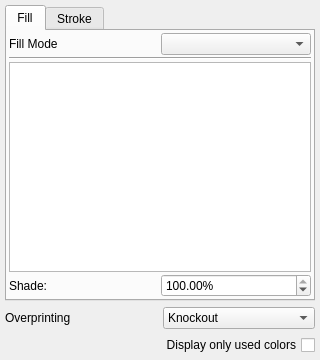
<?xml version="1.0" encoding="UTF-8"?>
<ui version="4.0">
 <class>colorPalette</class>
 <widget class="QWidget" name="colorPalette">
  <property name="geometry">
   <rect>
    <x>0</x>
    <y>0</y>
    <width>320</width>
    <height>360</height>
   </rect>
  </property>
  <property name="windowTitle">
   <string notr="true">Form</string>
  </property>
  <layout class="QVBoxLayout" name="verticalLayout">
   <property name="leftMargin">
    <number>5</number>
   </property>
   <property name="topMargin">
    <number>5</number>
   </property>
   <property name="rightMargin">
    <number>5</number>
   </property>
   <property name="bottomMargin">
    <number>5</number>
   </property>
   <item>
    <widget class="QTabWidget" name="tabFillStroke">
     <property name="currentIndex">
      <number>0</number>
     </property>
     <widget class="QWidget" name="tabFill">
      <attribute name="title">
       <string>Fill</string>
      </attribute>
      <layout class="QVBoxLayout" name="verticalLayout_2">
       <property name="spacing">
        <number>2</number>
       </property>
       <property name="leftMargin">
        <number>2</number>
       </property>
       <property name="topMargin">
        <number>2</number>
       </property>
       <property name="rightMargin">
        <number>2</number>
       </property>
       <property name="bottomMargin">
        <number>2</number>
       </property>
       <item>
        <layout class="QHBoxLayout" name="horizontalLayout_2">
         <item>
          <widget class="QLabel" name="fillModeLabel">
           <property name="text">
            <string>Fill Mode</string>
           </property>
          </widget>
         </item>
         <item>
          <widget class="QComboBox" name="fillModeCombo"/>
         </item>
        </layout>
       </item>
       <item>
        <widget class="Line" name="line">
         <property name="orientation">
          <enum>Qt::Horizontal</enum>
         </property>
        </widget>
       </item>
       <item>
        <widget class="QStackedWidget" name="fillModeStack">
         <property name="currentIndex">
          <number>0</number>
         </property>
         <widget class="QWidget" name="solidFillPage">
          <layout class="QVBoxLayout" name="verticalLayout_3">
           <property name="spacing">
            <number>2</number>
           </property>
           <property name="leftMargin">
            <number>0</number>
           </property>
           <property name="topMargin">
            <number>0</number>
           </property>
           <property name="rightMargin">
            <number>0</number>
           </property>
           <property name="bottomMargin">
            <number>0</number>
           </property>
           <item>
            <widget class="ColorListBox" name="colorListFill"/>
           </item>
           <item>
            <layout class="QHBoxLayout" name="horizontalLayout_3">
             <item>
              <widget class="QLabel" name="fillShadeLabel">
               <property name="text">
                <string>Shade:</string>
               </property>
              </widget>
             </item>
             <item>
              <widget class="ScrSpinBox" name="fillShade">
               <property name="suffix">
                <string>%</string>
               </property>
               <property name="maximum">
                <double>100.000000000000000</double>
               </property>
               <property name="value">
                <double>100.000000000000000</double>
               </property>
              </widget>
             </item>
            </layout>
           </item>
          </layout>
         </widget>
         <widget class="QWidget" name="gradientFillPage">
          <layout class="QVBoxLayout" name="verticalLayout_5">
           <property name="spacing">
            <number>2</number>
           </property>
           <property name="leftMargin">
            <number>0</number>
           </property>
           <property name="topMargin">
            <number>0</number>
           </property>
           <property name="rightMargin">
            <number>0</number>
           </property>
           <property name="bottomMargin">
            <number>0</number>
           </property>
           <item>
            <layout class="QHBoxLayout" name="horizontalLayout_4">
             <item>
              <widget class="QComboBox" name="gradientType">
               <item>
                <property name="text">
                 <string>Linear</string>
                </property>
               </item>
               <item>
                <property name="text">
                 <string>Radial</string>
                </property>
               </item>
               <item>
                <property name="text">
                 <string>Conical</string>
                </property>
               </item>
               <item>
                <property name="text">
                 <string>4 Colors</string>
                </property>
               </item>
               <item>
                <property name="text">
                 <string>Diamond</string>
                </property>
               </item>
               <item>
                <property name="text">
                 <string>Mesh</string>
                </property>
               </item>
               <item>
                <property name="text">
                 <string>Patch Mesh</string>
                </property>
               </item>
              </widget>
             </item>
             <item>
              <widget class="QToolButton" name="gradEditButton">
               <property name="text">
                <string>Move Vector</string>
               </property>
               <property name="checkable">
                <bool>true</bool>
               </property>
              </widget>
             </item>
            </layout>
           </item>
           <item>
            <widget class="QStackedWidget" name="stackedWidget_2">
             <property name="currentIndex">
              <number>0</number>
             </property>
             <widget class="QWidget" name="page_3">
              <layout class="QVBoxLayout" name="verticalLayout_4">
               <item>
                <widget class="ScComboBox" name="namedGradient"/>
               </item>
               <item>
                <widget class="GradientEditor" name="gradEdit">
                 <property name="sizePolicy">
                  <sizepolicy hsizetype="Preferred" vsizetype="Expanding">
                   <horstretch>0</horstretch>
                   <verstretch>0</verstretch>
                  </sizepolicy>
                 </property>
                 <property name="frameShape">
                  <enum>QFrame::NoFrame</enum>
                 </property>
                 <property name="frameShadow">
                  <enum>QFrame::Raised</enum>
                 </property>
                </widget>
               </item>
               <item>
                <layout class="QHBoxLayout" name="horizontalLayout_10">
                 <item>
                  <widget class="QLabel" name="gradientExtendLabel">
                   <property name="text">
                    <string>Extend:</string>
                   </property>
                  </widget>
                 </item>
                 <item>
                  <widget class="QComboBox" name="gradientExtend">
                   <item>
                    <property name="text">
                     <string>None</string>
                    </property>
                   </item>
                   <item>
                    <property name="text">
                     <string>Pad</string>
                    </property>
                   </item>
                  </widget>
                 </item>
                </layout>
               </item>
              </layout>
             </widget>
             <widget class="QWidget" name="page_4">
              <layout class="QVBoxLayout" name="verticalLayout_8">
               <property name="leftMargin">
                <number>0</number>
               </property>
               <property name="topMargin">
                <number>0</number>
               </property>
               <property name="rightMargin">
                <number>0</number>
               </property>
               <property name="bottomMargin">
                <number>0</number>
               </property>
               <item>
                <layout class="QGridLayout" name="gridLayout_4">
                 <item row="0" column="0">
                  <widget class="QLabel" name="colorPointLabel">
                   <property name="text">
                    <string>Color</string>
                   </property>
                  </widget>
                 </item>
                 <item row="0" column="1">
                  <widget class="QLabel" name="colorShadeLabel">
                   <property name="text">
                    <string>Shade</string>
                   </property>
                  </widget>
                 </item>
                 <item row="0" column="2">
                  <widget class="QLabel" name="colorAlphaLabel">
                   <property name="text">
                    <string>Transparency</string>
                   </property>
                  </widget>
                 </item>
                 <item row="1" column="0">
                  <widget class="ColorCombo" name="colorPoint1">
                   <property name="sizePolicy">
                    <sizepolicy hsizetype="Expanding" vsizetype="Fixed">
                     <horstretch>0</horstretch>
                     <verstretch>0</verstretch>
                    </sizepolicy>
                   </property>
                  </widget>
                 </item>
                 <item row="1" column="1">
                  <widget class="ScrSpinBox" name="color1Shade">
                   <property name="suffix">
                    <string> %</string>
                   </property>
                   <property name="minimum">
                    <double>0.000000000000000</double>
                   </property>
                   <property name="maximum">
                    <double>100.000000000000000</double>
                   </property>
                   <property name="singleStep">
                    <double>10.000000000000000</double>
                   </property>
                   <property name="value">
                    <double>100.000000000000000</double>
                   </property>
                  </widget>
                 </item>
                 <item row="1" column="2">
                  <widget class="ScrSpinBox" name="color1Alpha">
                   <property name="suffix">
                    <string> %</string>
                   </property>
                   <property name="maximum">
                    <double>100.000000000000000</double>
                   </property>
                   <property name="singleStep">
                    <double>10.000000000000000</double>
                   </property>
                   <property name="value">
                    <double>100.000000000000000</double>
                   </property>
                  </widget>
                 </item>
                 <item row="2" column="0">
                  <widget class="ColorCombo" name="colorPoint2">
                   <property name="sizePolicy">
                    <sizepolicy hsizetype="Expanding" vsizetype="Fixed">
                     <horstretch>0</horstretch>
                     <verstretch>0</verstretch>
                    </sizepolicy>
                   </property>
                  </widget>
                 </item>
                 <item row="2" column="1">
                  <widget class="ScrSpinBox" name="color2Shade">
                   <property name="suffix">
                    <string> %</string>
                   </property>
                   <property name="minimum">
                    <double>0.000000000000000</double>
                   </property>
                   <property name="maximum">
                    <double>100.000000000000000</double>
                   </property>
                   <property name="singleStep">
                    <double>10.000000000000000</double>
                   </property>
                   <property name="value">
                    <double>100.000000000000000</double>
                   </property>
                  </widget>
                 </item>
                 <item row="2" column="2">
                  <widget class="ScrSpinBox" name="color2Alpha">
                   <property name="suffix">
                    <string> %</string>
                   </property>
                   <property name="maximum">
                    <double>100.000000000000000</double>
                   </property>
                   <property name="singleStep">
                    <double>10.000000000000000</double>
                   </property>
                   <property name="value">
                    <double>100.000000000000000</double>
                   </property>
                  </widget>
                 </item>
                 <item row="3" column="0">
                  <widget class="ColorCombo" name="colorPoint3">
                   <property name="sizePolicy">
                    <sizepolicy hsizetype="Expanding" vsizetype="Fixed">
                     <horstretch>0</horstretch>
                     <verstretch>0</verstretch>
                    </sizepolicy>
                   </property>
                  </widget>
                 </item>
                 <item row="3" column="1">
                  <widget class="ScrSpinBox" name="color3Shade">
                   <property name="suffix">
                    <string> %</string>
                   </property>
                   <property name="minimum">
                    <double>0.000000000000000</double>
                   </property>
                   <property name="maximum">
                    <double>100.000000000000000</double>
                   </property>
                   <property name="singleStep">
                    <double>10.000000000000000</double>
                   </property>
                   <property name="value">
                    <double>100.000000000000000</double>
                   </property>
                  </widget>
                 </item>
                 <item row="3" column="2">
                  <widget class="ScrSpinBox" name="color3Alpha">
                   <property name="suffix">
                    <string> %</string>
                   </property>
                   <property name="maximum">
                    <double>100.000000000000000</double>
                   </property>
                   <property name="singleStep">
                    <double>10.000000000000000</double>
                   </property>
                   <property name="value">
                    <double>100.000000000000000</double>
                   </property>
                  </widget>
                 </item>
                 <item row="4" column="0">
                  <widget class="ColorCombo" name="colorPoint4">
                   <property name="sizePolicy">
                    <sizepolicy hsizetype="Expanding" vsizetype="Fixed">
                     <horstretch>0</horstretch>
                     <verstretch>0</verstretch>
                    </sizepolicy>
                   </property>
                  </widget>
                 </item>
                 <item row="4" column="1">
                  <widget class="ScrSpinBox" name="color4Shade">
                   <property name="suffix">
                    <string> %</string>
                   </property>
                   <property name="minimum">
                    <double>0.000000000000000</double>
                   </property>
                   <property name="maximum">
                    <double>100.000000000000000</double>
                   </property>
                   <property name="singleStep">
                    <double>10.000000000000000</double>
                   </property>
                   <property name="value">
                    <double>100.000000000000000</double>
                   </property>
                  </widget>
                 </item>
                 <item row="4" column="2">
                  <widget class="ScrSpinBox" name="color4Alpha">
                   <property name="suffix">
                    <string> %</string>
                   </property>
                   <property name="maximum">
                    <double>100.000000000000000</double>
                   </property>
                   <property name="singleStep">
                    <double>10.000000000000000</double>
                   </property>
                   <property name="value">
                    <double>100.000000000000000</double>
                   </property>
                  </widget>
                 </item>
                </layout>
               </item>
               <item>
                <spacer name="verticalSpacer">
                 <property name="orientation">
                  <enum>Qt::Vertical</enum>
                 </property>
                 <property name="sizeHint" stdset="0">
                  <size>
                   <width>20</width>
                   <height>70</height>
                  </size>
                 </property>
                </spacer>
               </item>
              </layout>
             </widget>
             <widget class="QWidget" name="page_5">
              <layout class="QVBoxLayout" name="verticalLayout_9">
               <item>
                <layout class="QGridLayout" name="gridLayout_5">
                 <item row="0" column="0">
                  <widget class="QLabel" name="colorMeshPointLabel">
                   <property name="text">
                    <string>Color:</string>
                   </property>
                  </widget>
                 </item>
                 <item row="0" column="1">
                  <widget class="ColorCombo" name="colorMeshPoint">
                   <property name="enabled">
                    <bool>false</bool>
                   </property>
                   <property name="sizePolicy">
                    <sizepolicy hsizetype="Expanding" vsizetype="Fixed">
                     <horstretch>0</horstretch>
                     <verstretch>0</verstretch>
                    </sizepolicy>
                   </property>
                  </widget>
                 </item>
                 <item row="1" column="0">
                  <widget class="QLabel" name="shadeMeshPointLabel">
                   <property name="text">
                    <string>Shade:</string>
                   </property>
                  </widget>
                 </item>
                 <item row="1" column="1">
                  <widget class="ScrSpinBox" name="shadeMeshPoint">
                   <property name="enabled">
                    <bool>false</bool>
                   </property>
                   <property name="suffix">
                    <string> %</string>
                   </property>
                   <property name="minimum">
                    <double>0.000000000000000</double>
                   </property>
                   <property name="maximum">
                    <double>100.000000000000000</double>
                   </property>
                   <property name="singleStep">
                    <double>10.000000000000000</double>
                   </property>
                   <property name="value">
                    <double>100.000000000000000</double>
                   </property>
                  </widget>
                 </item>
                 <item row="2" column="0">
                  <widget class="QLabel" name="transparencyMeshPointLabel">
                   <property name="text">
                    <string>Opacity:</string>
                   </property>
                  </widget>
                 </item>
                 <item row="2" column="1">
                  <widget class="ScrSpinBox" name="transparencyMeshPoint">
                   <property name="enabled">
                    <bool>false</bool>
                   </property>
                   <property name="suffix">
                    <string> %</string>
                   </property>
                   <property name="maximum">
                    <double>100.000000000000000</double>
                   </property>
                   <property name="singleStep">
                    <double>10.000000000000000</double>
                   </property>
                   <property name="value">
                    <double>100.000000000000000</double>
                   </property>
                  </widget>
                 </item>
                </layout>
               </item>
               <item>
                <layout class="QHBoxLayout" name="horizontalLayout_8">
                 <item>
                  <widget class="QToolButton" name="editMeshColors">
                   <property name="text">
                    <string>Edit Colors</string>
                   </property>
                   <property name="checkable">
                    <bool>true</bool>
                   </property>
                  </widget>
                 </item>
                 <item>
                  <spacer name="horizontalSpacer_2">
                   <property name="orientation">
                    <enum>Qt::Horizontal</enum>
                   </property>
                   <property name="sizeHint" stdset="0">
                    <size>
                     <width>40</width>
                     <height>20</height>
                    </size>
                   </property>
                  </spacer>
                 </item>
                </layout>
               </item>
               <item>
                <spacer name="verticalSpacer_2">
                 <property name="orientation">
                  <enum>Qt::Vertical</enum>
                 </property>
                 <property name="sizeHint" stdset="0">
                  <size>
                   <width>20</width>
                   <height>101</height>
                  </size>
                 </property>
                </spacer>
               </item>
              </layout>
             </widget>
            </widget>
           </item>
          </layout>
         </widget>
         <widget class="QWidget" name="page">
          <layout class="QVBoxLayout" name="verticalLayout_12">
           <item>
            <layout class="QGridLayout" name="gridLayout">
             <item row="0" column="0">
              <widget class="QLabel" name="hatchDistLabel">
               <property name="text">
                <string>Distance:</string>
               </property>
              </widget>
             </item>
             <item row="0" column="1">
              <widget class="ScrSpinBox" name="hatchDist"/>
             </item>
             <item row="1" column="0">
              <widget class="QLabel" name="hatchAngleLabel">
               <property name="text">
                <string>Angle:</string>
               </property>
              </widget>
             </item>
             <item row="1" column="1">
              <widget class="ScrSpinBox" name="hatchAngle"/>
             </item>
             <item row="2" column="0">
              <widget class="QLabel" name="hatchTypeLabel">
               <property name="text">
                <string>Type:</string>
               </property>
              </widget>
             </item>
             <item row="2" column="1">
              <widget class="QComboBox" name="hatchType">
               <item>
                <property name="text">
                 <string>Single</string>
                </property>
               </item>
               <item>
                <property name="text">
                 <string>Double</string>
                </property>
               </item>
               <item>
                <property name="text">
                 <string>Triple</string>
                </property>
               </item>
              </widget>
             </item>
             <item row="3" column="0">
              <widget class="QLabel" name="hatchLineColorLabel">
               <property name="text">
                <string>Line Color:</string>
               </property>
              </widget>
             </item>
             <item row="3" column="1">
              <widget class="ColorCombo" name="hatchLineColor"/>
             </item>
             <item row="4" column="0">
              <widget class="QLabel" name="hatchBackgroundLabel">
               <property name="text">
                <string>Background:</string>
               </property>
              </widget>
             </item>
             <item row="4" column="1">
              <widget class="ColorCombo" name="hatchBackground"/>
             </item>
            </layout>
           </item>
           <item>
            <spacer name="verticalSpacer_3">
             <property name="orientation">
              <enum>Qt::Vertical</enum>
             </property>
             <property name="sizeHint" stdset="0">
              <size>
               <width>20</width>
               <height>75</height>
              </size>
             </property>
            </spacer>
           </item>
          </layout>
         </widget>
         <widget class="QWidget" name="patternFillPage">
          <layout class="QVBoxLayout" name="verticalLayout_6">
           <property name="spacing">
            <number>2</number>
           </property>
           <property name="leftMargin">
            <number>0</number>
           </property>
           <property name="topMargin">
            <number>0</number>
           </property>
           <property name="rightMargin">
            <number>0</number>
           </property>
           <property name="bottomMargin">
            <number>0</number>
           </property>
           <item>
            <widget class="QListWidget" name="patternBox">
             <property name="movement">
              <enum>QListView::Snap</enum>
             </property>
             <property name="flow">
              <enum>QListView::LeftToRight</enum>
             </property>
             <property name="isWrapping" stdset="0">
              <bool>true</bool>
             </property>
             <property name="resizeMode">
              <enum>QListView::Adjust</enum>
             </property>
             <property name="viewMode">
              <enum>QListView::IconMode</enum>
             </property>
             <property name="wordWrap">
              <bool>true</bool>
             </property>
            </widget>
           </item>
           <item>
            <layout class="QHBoxLayout" name="horizontalLayout_5">
             <property name="spacing">
              <number>5</number>
             </property>
             <item>
              <widget class="QToolButton" name="editPatternProps">
               <property name="text">
                <string>Properties...</string>
               </property>
              </widget>
             </item>
             <item>
              <spacer name="horizontalSpacer_3">
               <property name="orientation">
                <enum>Qt::Horizontal</enum>
               </property>
               <property name="sizeHint" stdset="0">
                <size>
                 <width>40</width>
                 <height>20</height>
                </size>
               </property>
              </spacer>
             </item>
            </layout>
           </item>
          </layout>
         </widget>
        </widget>
       </item>
      </layout>
     </widget>
     <widget class="QWidget" name="tabStroke">
      <attribute name="title">
       <string>Stroke</string>
      </attribute>
      <layout class="QVBoxLayout" name="verticalLayout_11">
       <property name="spacing">
        <number>2</number>
       </property>
       <property name="leftMargin">
        <number>2</number>
       </property>
       <property name="topMargin">
        <number>2</number>
       </property>
       <property name="rightMargin">
        <number>2</number>
       </property>
       <property name="bottomMargin">
        <number>2</number>
       </property>
       <item>
        <layout class="QHBoxLayout" name="horizontalLayout_6">
         <item>
          <widget class="QLabel" name="strokeModeLabel">
           <property name="text">
            <string>Stroke Mode</string>
           </property>
          </widget>
         </item>
         <item>
          <widget class="QComboBox" name="strokeModeCombo"/>
         </item>
        </layout>
       </item>
       <item>
        <widget class="Line" name="line_2">
         <property name="orientation">
          <enum>Qt::Horizontal</enum>
         </property>
        </widget>
       </item>
       <item>
        <widget class="QStackedWidget" name="strokeModeStack">
         <property name="currentIndex">
          <number>0</number>
         </property>
         <widget class="QWidget" name="solidStrokePage">
          <layout class="QVBoxLayout" name="verticalLayout_7">
           <property name="spacing">
            <number>2</number>
           </property>
           <property name="leftMargin">
            <number>0</number>
           </property>
           <property name="topMargin">
            <number>0</number>
           </property>
           <property name="rightMargin">
            <number>0</number>
           </property>
           <property name="bottomMargin">
            <number>0</number>
           </property>
           <item>
            <widget class="ColorListBox" name="colorListStroke"/>
           </item>
           <item>
            <layout class="QHBoxLayout" name="horizontalLayout_7">
             <item>
              <widget class="QLabel" name="strokeShadeLabel">
               <property name="text">
                <string>Shade:</string>
               </property>
              </widget>
             </item>
             <item>
              <widget class="ScrSpinBox" name="strokeShade">
               <property name="suffix">
                <string>%</string>
               </property>
               <property name="maximum">
                <double>100.000000000000000</double>
               </property>
               <property name="value">
                <double>100.000000000000000</double>
               </property>
              </widget>
             </item>
            </layout>
           </item>
          </layout>
         </widget>
         <widget class="QWidget" name="gradientStrokePage">
          <layout class="QVBoxLayout" name="verticalLayout_10">
           <item>
            <layout class="QHBoxLayout" name="horizontalLayout_9">
             <item>
              <widget class="QComboBox" name="gradientTypeStroke">
               <item>
                <property name="text">
                 <string>Linear</string>
                </property>
               </item>
               <item>
                <property name="text">
                 <string>Radial</string>
                </property>
               </item>
              </widget>
             </item>
             <item>
              <widget class="QToolButton" name="gradEditButtonStroke">
               <property name="text">
                <string>Move Vector</string>
               </property>
               <property name="checkable">
                <bool>true</bool>
               </property>
              </widget>
             </item>
            </layout>
           </item>
           <item>
            <widget class="ScComboBox" name="namedGradientStroke"/>
           </item>
           <item>
            <widget class="GradientEditor" name="gradEditStroke">
             <property name="sizePolicy">
              <sizepolicy hsizetype="Preferred" vsizetype="Expanding">
               <horstretch>0</horstretch>
               <verstretch>0</verstretch>
              </sizepolicy>
             </property>
             <property name="frameShape">
              <enum>QFrame::NoFrame</enum>
             </property>
             <property name="frameShadow">
              <enum>QFrame::Raised</enum>
             </property>
            </widget>
           </item>
           <item>
            <layout class="QHBoxLayout" name="horizontalLayout_12">
             <item>
              <widget class="QLabel" name="GradientExtendSLabel">
               <property name="text">
                <string>Extend:</string>
               </property>
              </widget>
             </item>
             <item>
              <widget class="QComboBox" name="GradientExtendS">
               <item>
                <property name="text">
                 <string>None</string>
                </property>
               </item>
               <item>
                <property name="text">
                 <string>Pad</string>
                </property>
               </item>
              </widget>
             </item>
            </layout>
           </item>
          </layout>
         </widget>
         <widget class="QWidget" name="patternStrokePage">
          <layout class="QVBoxLayout" name="verticalLayout_14">
           <property name="spacing">
            <number>2</number>
           </property>
           <property name="leftMargin">
            <number>0</number>
           </property>
           <property name="topMargin">
            <number>0</number>
           </property>
           <property name="rightMargin">
            <number>0</number>
           </property>
           <property name="bottomMargin">
            <number>0</number>
           </property>
           <item>
            <widget class="QListWidget" name="patternBoxStroke">
             <property name="movement">
              <enum>QListView::Snap</enum>
             </property>
             <property name="flow">
              <enum>QListView::LeftToRight</enum>
             </property>
             <property name="isWrapping" stdset="0">
              <bool>true</bool>
             </property>
             <property name="resizeMode">
              <enum>QListView::Adjust</enum>
             </property>
             <property name="viewMode">
              <enum>QListView::IconMode</enum>
             </property>
             <property name="wordWrap">
              <bool>true</bool>
             </property>
            </widget>
           </item>
           <item>
            <layout class="QHBoxLayout" name="horizontalLayout_11">
             <property name="spacing">
              <number>5</number>
             </property>
             <item>
              <widget class="QToolButton" name="editPatternPropsStroke">
               <property name="text">
                <string>Properties...</string>
               </property>
              </widget>
             </item>
             <item>
              <spacer name="horizontalSpacer_5">
               <property name="orientation">
                <enum>Qt::Horizontal</enum>
               </property>
               <property name="sizeHint" stdset="0">
                <size>
                 <width>40</width>
                 <height>20</height>
                </size>
               </property>
              </spacer>
             </item>
             <item>
              <widget class="QCheckBox" name="followsPath">
               <property name="layoutDirection">
                <enum>Qt::RightToLeft</enum>
               </property>
               <property name="text">
                <string>Pattern follows Path</string>
               </property>
              </widget>
             </item>
            </layout>
           </item>
          </layout>
         </widget>
        </widget>
       </item>
      </layout>
     </widget>
    </widget>
   </item>
   <item>
    <layout class="QHBoxLayout" name="horizontalLayout">
     <item>
      <widget class="QLabel" name="overPrintLabel">
       <property name="text">
        <string>Overprinting</string>
       </property>
      </widget>
     </item>
     <item>
      <widget class="QComboBox" name="overPrintCombo">
       <item>
        <property name="text">
         <string>Knockout</string>
        </property>
       </item>
       <item>
        <property name="text">
         <string>Overprint</string>
        </property>
       </item>
      </widget>
     </item>
    </layout>
   </item>
   <item>
    <widget class="QCheckBox" name="displayAllColors">
     <property name="layoutDirection">
      <enum>Qt::RightToLeft</enum>
     </property>
     <property name="text">
      <string>Display only used colors</string>
     </property>
    </widget>
   </item>
  </layout>
 </widget>
 <customwidgets>
  <customwidget>
   <class>ScrSpinBox</class>
   <extends>QDoubleSpinBox</extends>
   <header>ui/scrspinbox.h</header>
  </customwidget>
  <customwidget>
   <class>ScComboBox</class>
   <extends>QComboBox</extends>
   <header>ui/sccombobox.h</header>
  </customwidget>
  <customwidget>
   <class>GradientEditor</class>
   <extends>QFrame</extends>
   <header>ui/gradienteditor.h</header>
   <container>1</container>
  </customwidget>
  <customwidget>
   <class>ColorListBox</class>
   <extends>QListView</extends>
   <header>ui/colorlistbox.h</header>
  </customwidget>
  <customwidget>
   <class>ColorCombo</class>
   <extends>QComboBox</extends>
   <header>ui/colorcombo.h</header>
  </customwidget>
 </customwidgets>
 <resources/>
 <connections/>
</ui>
